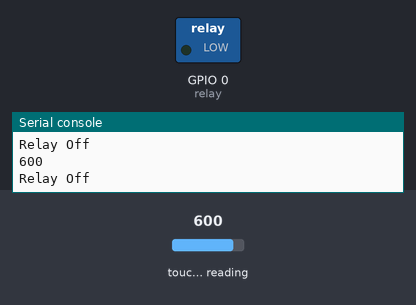
The program below on a simulated ESP32 board running MicroPython. Parts: switched loads named in the program (green lamp = pin HIGH), the last lines printed to the serial console. The test bench sets the inputs (shaded band); at power-on: touch-pad reading 600.

Above: at 1.2 s.
1.3 s: touch-pad reading set to 206
2.8 s: touch-pad reading set to 191
At 3.4 s:
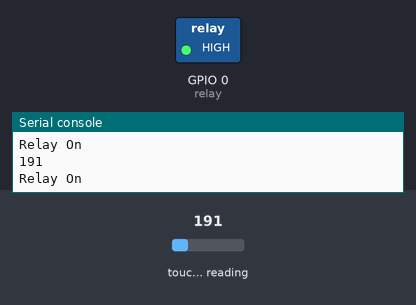
4.3 s: touch-pad reading set to 575
5.8 s: touch-pad reading set to 587
At 6.9 s:
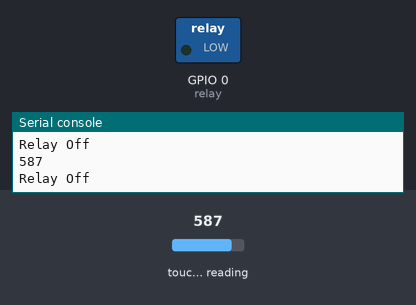
7.3 s: touch-pad reading set to 63
At 8.3 s:
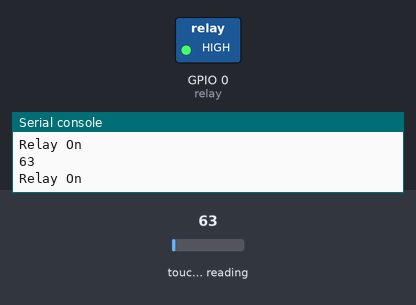
Timing chart, 0 to 9.9 s (numbered marks = the images above; inputs shaded):
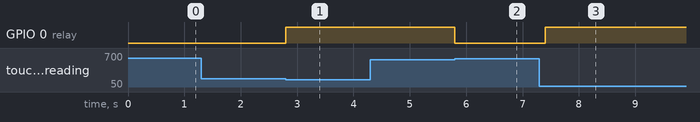

The program:

demo25_single_relay_module_main.py
```python
from machine import Pin, TouchPad
from time import sleep


# define touch pad pin.
t = TouchPad(Pin(14))

# TouchPad.read returns a value relative to the capacitive variation.
# Small numbers(typically in the tens) are common when a pin is touched,
# larger numbers(above one thousand) when no touch is present.
# However the values are relative and can vary depending on the board and
# surrounding composition so some calibration may be required.
# configure the threshold at which the pin is considered touched.
t.config(500)

relay = Pin(0, Pin.OUT)

while True:
    if t.read() >= 580:
        print(t.read())
        print("Relay Off")
        relay.value(0)
        sleep(0.2)
    elif t.read() <= 200:
        print(t.read())
        print("Relay On")
        relay.value(1)
        sleep(0.2)
```

Measured:
- the behaviour switches between 201 and 200 on touch-pad reading (found by bisection; images 0 and 1)
- the behaviour switches between 579 and 580 on touch-pad reading (found by bisection; images 1 and 2)
- after the input at 1.3 s, every drawn part: stays the same
- after the input at 2.8 s, GPIO 0 (relay): LOW → HIGH at once
- after the input at 4.3 s, every drawn part: stays the same
- after the input at 5.8 s, GPIO 0 (relay): HIGH → LOW at once
- after the input at 7.3 s, GPIO 0 (relay): LOW → HIGH after 0.10 s
